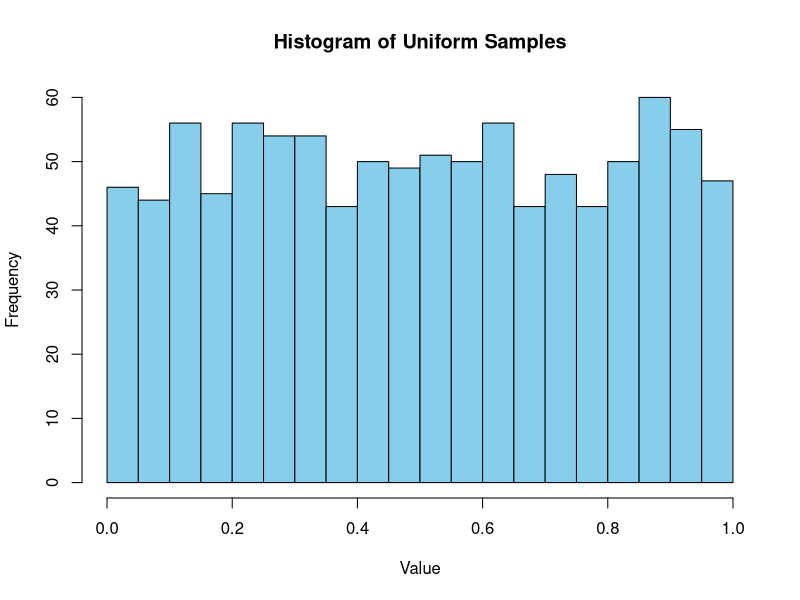
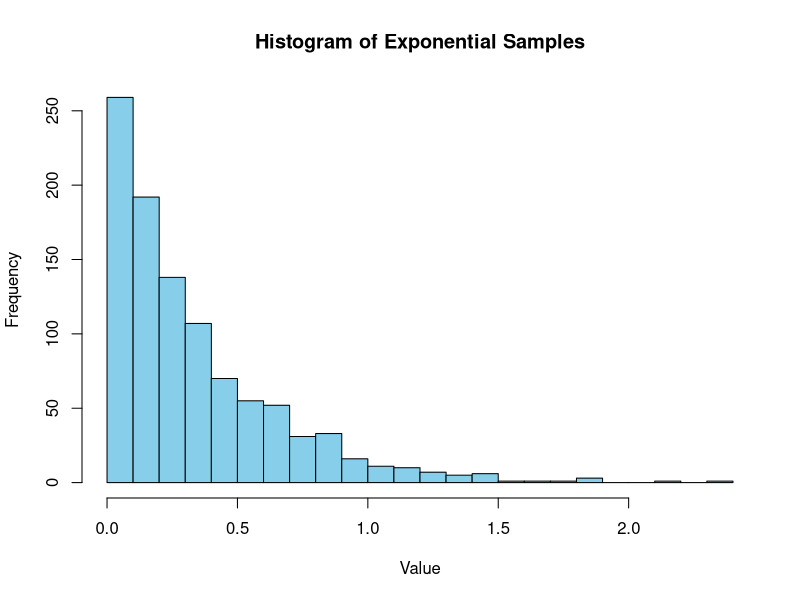

Generate these figures, in order, with R: (Note: this script raises an error after producing the figures.)
## ---- chunk 1
library(tidyverse)
library(ggplot2)
## ---- chunk 2

dhyper(9, 27,54, 22, log= FALSE)

## ---- chunk 3

phyper(9, 27, 54, 22, lower.tail = FALSE)

## ---- chunk 4
#10k random draws 
draw <- rhyper(10000, 27, 54, 22)

#amount from the draw that are greater or equal to 9
pass <- sum(draw >= 9)

# finding the pvalue
sum((pass >= draw) / 100000)

## ---- chunk 5



## ---- chunk 6
# generate 1k random uniform samples
samples <- runif(1000, min = 0, max = 1)

# plotting
hist(samples, breaks = 30, main = "Histogram of Uniform Samples", xlab = "Value", ylab = "Frequency", col = "skyblue")

# setting the mu value
mu <- 3

#Inverting the random samples. ie inverting CDF
exp_samples <- (-log(1 - samples) / mu)

# plotting
hist(exp_samples, breaks = 30, main = "Histogram of Exponential Samples", xlab = "Value", ylab = "Frequency", col = "skyblue")

## ---- chunk 7

#setting up the different values for theta
theta <- seq(0.01, 0.99, by = 0.01)

#creating likelihood data
like <- dbinom(3, size = 5, p = theta, log = FALSE)

# creating the log-likelihood data
loglik <- dbinom(3, size = 5, p = theta, log = TRUE)

#data frame for easier plotting
like_data <- data.frame(Theta = theta , Loglik = loglik, Like = like)

#graphing the standard likelihood
ggplot(data = like_data, aes(x = Theta, y = Like)) +
  geom_line() +
  geom_vline(xintercept = like_pHat, color = "firebrick", size = 1) +
  labs(y = "likelihood", 
    x = expression(paste("Hypothesized theta, ", italic(p)))) + 
  theme_classic()

# Max  likelihood for basic plot
MaxLike <- like - max(like)

like_data$MaxLike <- MaxLike

like_pHat <- theta[like == max(like)]

#graphing the log-likelihood
ggplot(data = like_data, aes(x = Theta, y = Loglik)) +
  geom_line() +
  labs(y = "Log-likelihood", 
    x = expression(paste("Hypothesized theta, ", italic(p)))) + 
  theme_classic()

# Getting the maximum likelihood value for the graph/distribution
MaxlogLike <- loglik - max(loglik)

like_data$Max <- MaxlogLike

pHat <- theta[loglik == max(loglik)]

ggplot(data = like_data, aes(x = Theta, y = Loglik)) +
  geom_line() +
  geom_vline(xintercept = pHat, color = "firebrick", size = 1) +
  labs(y = "Log-likelihood", 
    x = expression(paste("Hypothesized theta, ", italic(p)))) + 
  theme_classic()  

